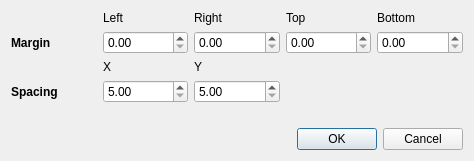
<?xml version="1.0" encoding="UTF-8"?>
<ui version="4.0">
 <class>DialogWaypointGenerate</class>
 <widget class="QDialog" name="DialogWaypointGenerate">
  <property name="geometry">
   <rect>
    <x>0</x>
    <y>0</y>
    <width>474</width>
    <height>161</height>
   </rect>
  </property>
  <property name="windowTitle">
   <string>Generate Waypoints</string>
  </property>
  <layout class="QGridLayout" name="gridLayout">
   <item row="1" column="1">
    <widget class="QDoubleSpinBox" name="margin_left">
     <property name="minimum">
      <double>0.000000000000000</double>
     </property>
     <property name="maximum">
      <double>9999.989999999999782</double>
     </property>
    </widget>
   </item>
   <item row="5" column="0" colspan="5">
    <widget class="QDialogButtonBox" name="buttonBox">
     <property name="orientation">
      <enum>Qt::Horizontal</enum>
     </property>
     <property name="standardButtons">
      <set>QDialogButtonBox::Cancel|QDialogButtonBox::Ok</set>
     </property>
    </widget>
   </item>
   <item row="4" column="0" colspan="5">
    <spacer name="verticalSpacer">
     <property name="orientation">
      <enum>Qt::Vertical</enum>
     </property>
     <property name="sizeHint" stdset="0">
      <size>
       <width>20</width>
       <height>40</height>
      </size>
     </property>
    </spacer>
   </item>
   <item row="3" column="1">
    <widget class="QDoubleSpinBox" name="spacing_x">
     <property name="minimum">
      <double>5.000000000000000</double>
     </property>
    </widget>
   </item>
   <item row="1" column="2">
    <widget class="QDoubleSpinBox" name="margin_right">
     <property name="minimum">
      <double>0.000000000000000</double>
     </property>
     <property name="maximum">
      <double>9999.000000000000000</double>
     </property>
    </widget>
   </item>
   <item row="0" column="2">
    <widget class="QLabel" name="label_4">
     <property name="text">
      <string>Right</string>
     </property>
    </widget>
   </item>
   <item row="0" column="3">
    <widget class="QLabel" name="label_5">
     <property name="text">
      <string>Top</string>
     </property>
    </widget>
   </item>
   <item row="1" column="3">
    <widget class="QDoubleSpinBox" name="margin_top">
     <property name="minimum">
      <double>0.000000000000000</double>
     </property>
     <property name="maximum">
      <double>9999.000000000000000</double>
     </property>
    </widget>
   </item>
   <item row="1" column="4">
    <widget class="QDoubleSpinBox" name="margin_bottom"/>
   </item>
   <item row="1" column="0">
    <widget class="QLabel" name="label">
     <property name="font">
      <font>
       <weight>75</weight>
       <bold>true</bold>
      </font>
     </property>
     <property name="text">
      <string>Margin</string>
     </property>
    </widget>
   </item>
   <item row="0" column="4">
    <widget class="QLabel" name="label_6">
     <property name="text">
      <string>Bottom</string>
     </property>
    </widget>
   </item>
   <item row="3" column="0">
    <widget class="QLabel" name="label_2">
     <property name="font">
      <font>
       <weight>75</weight>
       <bold>true</bold>
      </font>
     </property>
     <property name="text">
      <string>Spacing</string>
     </property>
    </widget>
   </item>
   <item row="3" column="2">
    <widget class="QDoubleSpinBox" name="spacing_y">
     <property name="minimum">
      <double>5.000000000000000</double>
     </property>
    </widget>
   </item>
   <item row="0" column="1">
    <widget class="QLabel" name="label_3">
     <property name="text">
      <string>Left</string>
     </property>
    </widget>
   </item>
   <item row="2" column="1">
    <widget class="QLabel" name="label_7">
     <property name="text">
      <string>X</string>
     </property>
    </widget>
   </item>
   <item row="2" column="2">
    <widget class="QLabel" name="label_8">
     <property name="text">
      <string>Y</string>
     </property>
    </widget>
   </item>
  </layout>
 </widget>
 <resources/>
 <connections>
  <connection>
   <sender>buttonBox</sender>
   <signal>accepted()</signal>
   <receiver>DialogWaypointGenerate</receiver>
   <slot>accept()</slot>
   <hints>
    <hint type="sourcelabel">
     <x>248</x>
     <y>254</y>
    </hint>
    <hint type="destinationlabel">
     <x>157</x>
     <y>274</y>
    </hint>
   </hints>
  </connection>
  <connection>
   <sender>buttonBox</sender>
   <signal>rejected()</signal>
   <receiver>DialogWaypointGenerate</receiver>
   <slot>reject()</slot>
   <hints>
    <hint type="sourcelabel">
     <x>316</x>
     <y>260</y>
    </hint>
    <hint type="destinationlabel">
     <x>286</x>
     <y>274</y>
    </hint>
   </hints>
  </connection>
 </connections>
</ui>
